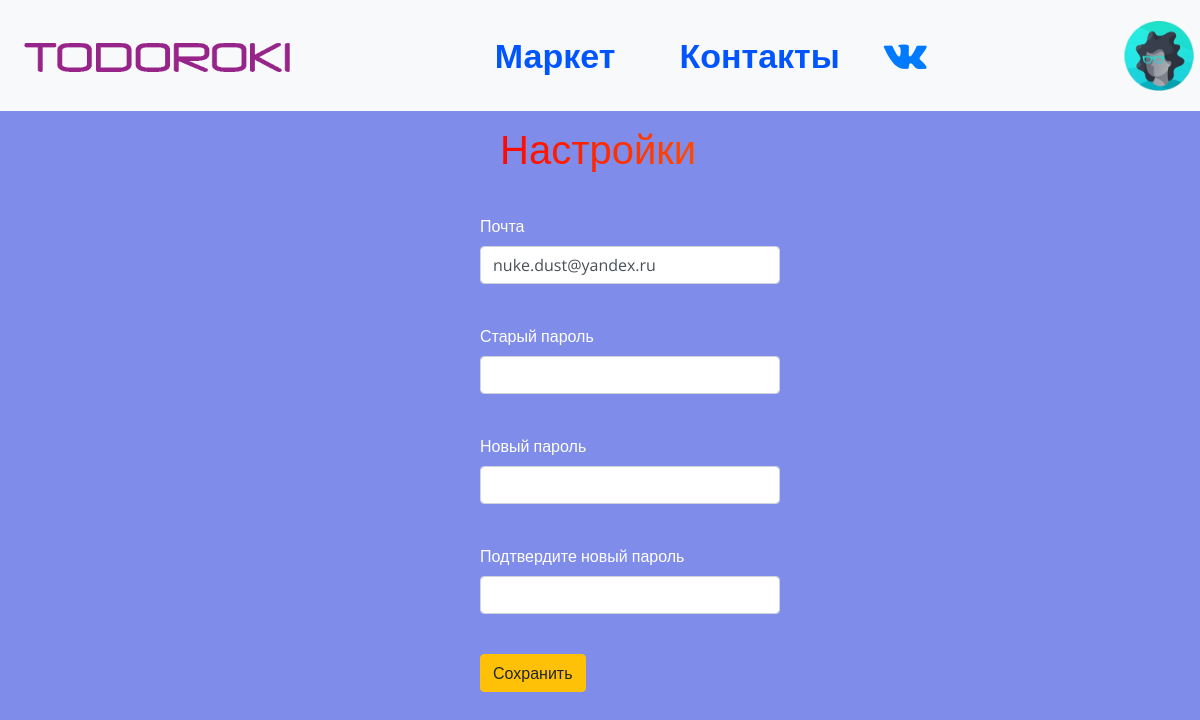
The app's page /settings (signed in) with its own data.
### data/users.py (models this page shows, shortened)
class User(SqlAlchemyBase, UserMixin, SerializerMixin):  # класс пользователей
    __tablename__ = 'users'
    id = sqlalchemy.Column(sqlalchemy.Integer, primary_key=True, autoincrement=True, unique=True)
    nickname = sqlalchemy.Column(sqlalchemy.String, unique=True)
    email = sqlalchemy.Column(sqlalchemy.String)
    hashed_password = sqlalchemy.Column(sqlalchemy.String)
    date_of_registration = sqlalchemy.Column(sqlalchemy.String,
                                             default=datetime.datetime.now().date())
    root = sqlalchemy.Column(sqlalchemy.Boolean, default=False)
    avatar = sqlalchemy.Column(sqlalchemy.String)
    news = orm.relation('News', back_populates='user')

### main.py (the view, shortened to what this page needs)
@login_required
@app.route('/settings',
           methods=['GET', 'POST'])  # настройки пользователя для смены почты или пароля
def settings():
    form = SettingsForm()
    form.email.data = current_user.email
    return render_template('settings.html', title='Todoroki | Настройки',
                           nickname=current_user.nickname, image=current_user.avatar, form=form)

### main.py
class SettingsForm(FlaskForm):  # класс формы настроек
    email = StringField('Почта', [validators.Email()])
    old_pass = PasswordField('Старый пароль')
    new_pass = PasswordField('Новый пароль')
    new_pass_again = PasswordField('Подтвердите новый пароль')
    submit = SubmitField('Сохранить')

### data/db_session.py (called while the page is built)
def create_session() -> Session:
    global __factory
    return __factory()

### main.py (called while the page is built)
@login_manager.user_loader
def load_user(user_id):  # функция для загрузки пользователя
    sessions = db_session.create_session()
    return sessions.query(users.User).get(user_id)

### templates/settings.html (shortened to what this page needs)
{% extends "base.html" %}
{% block content %}
<div style="margin-left: 40%">
        <h1 class="login-text rainbow-animated">Настройки</h1>
        <form action="" method="post" style="padding-top: 20px;">
            <p style="color: white">
                {{ form.email.label }}<br>
                {{ form.email(class="form-control", type="email", style="width: 300px;") }}<br>
            </p>
            <p style="color: white">
                {{ form.old_pass.label }}<br>
                {{ form.old_pass(class="form-control", type="password", style="width: 300px;") }}<br>
            </p>
            <p style="color: white">
                {{ form.new_pass.label }}<br>
                {{ form.new_pass(class="form-control", type="password", style="width: 300px;") }}<br>
            </p>
            <p style="color: white">
                {{ form.new_pass_again.label }}<br>
                {{ form.new_pass_again(class="form-control", type="password", style="width: 300px;") }}<br>
            </p>
            <p style="color: white">{{ form.submit(type="submit", class="btn btn-warning") }}</p>
    </form>
    </div>
{% endblock %}

### templates/base.html (shortened to what this page needs)
<!DOCTYPE html>
<html lang="en">
<head>
    <link rel="stylesheet"
          href="https://maxcdn.bootstrapcdn.com/font-awesome/4.7.0/css/font-awesome.min.css">
    <link rel="stylesheet"
          href="https://stackpath.bootstrapcdn.com/bootstrap/4.4.1/css/bootstrap.min.css"
>
    <link rel="stylesheet" href="/static/styles/styles.css" type="text/css">
    <link rel="stylesheet" href="/static/styles/rainbow.css" type="text/css">
</head>
<body>
    <header>
        <nav class="navbar navbar-expand-lg navbar-light bg-light">
  <a class="navbar-brand" href="/"><img src="/static/img/logo.png" alt="logo" class="logo"></a>
  <div class="collapse navbar-collapse" id="navbarTogglerDemo03">
    <ul class="navbar-nav mr-auto mt-2 mt-lg-0">
      <li class="nav-item active" style="margin-left: 42%">
        <a href="/market" class="market" style="text-decoration: none;">Маркет</a>
      </li>
        <li class="nav-item">
        <a href="/about" class="market" style="margin-left: 40%; text-decoration: none;">Контакты</a></li>
      <li class="nav-item" style="margin-left: 26%">
        <a href="https://vk.com/im?sel=-193170178" target="_blank"><i class="fa fa-vk" aria-hidden="true" style="font-size: 40px; text-decoration: none;    line-height: 95px;"></i></a>
      </li>
      <li class="nav-item" style="margin-left: 46%">
             {% if current_user.is_authenticated %}
                         <li><div class="dropdown" style="padding-top: 13%">
                          <button class="dropdown" type="button" id="dropdownMenuButton" data-toggle="dropdown" aria-haspopup="true" aria-expanded="false" style="height: 70px; margin-right: 10px;border: none; outline: none; background-color:#f8f9fa ">
                            <p><img src={{ image }} style="height: auto; width: auto; max-width: 70px; max-height: 70px;border: none; outline: none;"></p>
                          </button>
                        </div></li>
                    {% endif %}
      </li>
    </ul>
  </div>
</nav>
    </header>
{% block content %}
{% endblock %}
</body>
</html>

### static/styles/styles.css (style rules this page uses)
body { margin: 0; background-color: #7f8ce9; font-family: 'Open Sans', sans-serif; font-weight: 80px; }
.logo { float: left; height: 50px; }
header { background-color: #000000; display: table; width: 100%; height: 90px }
.market { color: #05f; text-decoration: none; line-height: 95px; font-size: 34px; font-weight: bold; }
div img { height: auto; width: auto; max-width: 600px; max-height: 600px; display: block; margin-left: auto; margin-right: auto }

### static/styles/rainbow.css (style rules this page uses)
.rainbow-animated { background: linear-gradient(to right, red, orange, yellow, green, cyan, blue, violet); background-size: 400% 400%; -webkit-background-clip: text; -webkit-text-fill-color: transparent; -webkit-animation: rainbow 20s ease infinite; animation: rainbow 20s ease infinite; font-size: 40px; line-height: 75px; padding-left: 20px; }

### records on screen
User: avatar (picture), email "nuke.dust@yandex.ru"
